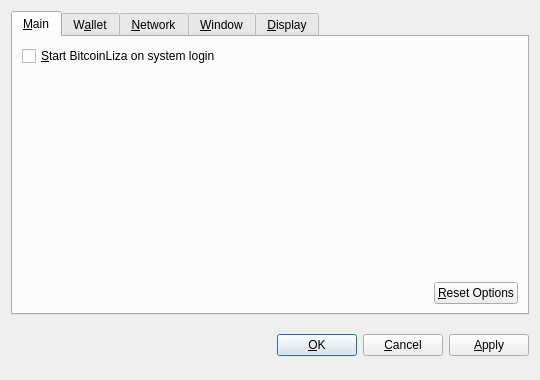
<?xml version="1.0" encoding="UTF-8"?>
<ui version="4.0">
 <class>OptionsDialog</class>
 <widget class="QDialog" name="OptionsDialog">
  <property name="geometry">
   <rect>
    <x>0</x>
    <y>0</y>
    <width>540</width>
    <height>380</height>
   </rect>
  </property>
  <property name="windowTitle">
   <string>Options</string>
  </property>
  <property name="modal">
   <bool>true</bool>
  </property>
  <layout class="QVBoxLayout" name="verticalLayout">
   <item>
    <widget class="QTabWidget" name="tabWidget">
     <property name="tabPosition">
      <enum>QTabWidget::North</enum>
     </property>
     <property name="currentIndex">
      <number>0</number>
     </property>
     <widget class="QWidget" name="tabMain">
      <attribute name="title">
       <string>&amp;Main</string>
      </attribute>
      <layout class="QVBoxLayout" name="verticalLayout_Main">
       <item>
        <widget class="QCheckBox" name="bitcoinAtStartup">
         <property name="toolTip">
          <string>Automatically start BitcoinLiza after logging in to the system.</string>
         </property>
         <property name="text">
          <string>&amp;Start BitcoinLiza on system login</string>
         </property>
        </widget>
       </item>
       <item>
        <spacer name="verticalSpacer_Main">
         <property name="orientation">
          <enum>Qt::Vertical</enum>
         </property>
         <property name="sizeHint" stdset="0">
          <size>
           <width>20</width>
           <height>40</height>
          </size>
         </property>
        </spacer>
       </item>
       <item>
        <layout class="QHBoxLayout" name="horizontalLayout_2_Main">
         <item>
          <spacer name="horizontalSpacer_2_Main">
           <property name="orientation">
            <enum>Qt::Horizontal</enum>
           </property>
           <property name="sizeHint" stdset="0">
            <size>
             <width>40</width>
             <height>20</height>
            </size>
           </property>
          </spacer>
         </item>
         <item>
          <widget class="QPushButton" name="resetButton">
           <property name="toolTip">
            <string>Reset all client options to default.</string>
           </property>
           <property name="text">
            <string>&amp;Reset Options</string>
           </property>
           <property name="autoDefault">
            <bool>false</bool>
           </property>
          </widget>
         </item>
        </layout>
       </item>
      </layout>
     </widget>
     <widget class="QWidget" name="tabWallet">
      <attribute name="title">
       <string>W&amp;allet</string>
      </attribute>
      <layout class="QVBoxLayout" name="verticalLayout_Network">
       <item>
        <widget class="QLabel" name="transactionFeeInfoLabel">
         <property name="text">
          <string>Optional transaction fee per kB that helps make sure your transactions are processed quickly. Most transactions are 1 kB.</string>
         </property>
         <property name="textFormat">
          <enum>Qt::PlainText</enum>
         </property>
         <property name="wordWrap">
          <bool>true</bool>
         </property>
        </widget>
       </item>
       <item>
        <layout class="QHBoxLayout" name="horizontalLayout_1_Main">
         <item>
          <widget class="QLabel" name="transactionFeeLabel">
           <property name="text">
            <string>Pay transaction &amp;fee</string>
           </property>
           <property name="textFormat">
            <enum>Qt::PlainText</enum>
           </property>
           <property name="buddy">
            <cstring>transactionFee</cstring>
           </property>
          </widget>
         </item>
         <item>
          <widget class="BitcoinAmountField" name="transactionFee"/>
         </item>
         <item>
          <spacer name="horizontalSpacer_1_Main">
           <property name="orientation">
            <enum>Qt::Horizontal</enum>
           </property>
           <property name="sizeHint" stdset="0">
            <size>
             <width>40</width>
             <height>20</height>
            </size>
           </property>
          </spacer>
         </item>
        </layout>
       </item>
       <item>
        <widget class="QLabel" name="label">
         <property name="text">
          <string>If you disable the spending of unconfirmed change, the change from a transaction cannot be used until that transaction has at least one confirmation. This also affects how your balance is computed.</string>
         </property>
         <property name="wordWrap">
          <bool>true</bool>
         </property>
        </widget>
       </item>
       <item>
        <widget class="QCheckBox" name="spendZeroConfChange">
         <property name="text">
          <string>Spend unconfirmed change  (experts only)</string>
         </property>
        </widget>
       </item>
       <item>
        <spacer name="verticalSpacer">
         <property name="orientation">
          <enum>Qt::Vertical</enum>
         </property>
         <property name="sizeHint" stdset="0">
          <size>
           <width>20</width>
           <height>40</height>
          </size>
         </property>
        </spacer>
       </item>
      </layout>
     </widget>
     <widget class="QWidget" name="tabNetwork">
      <attribute name="title">
       <string>&amp;Network</string>
      </attribute>
      <layout class="QVBoxLayout" name="verticalLayout_Network">
       <item>
        <widget class="QCheckBox" name="mapPortUpnp">
         <property name="toolTip">
          <string>Automatically open the BitcoinLiza client port on the router. This only works when your router supports UPnP and it is enabled.</string>
         </property>
         <property name="text">
          <string>Map port using &amp;UPnP</string>
         </property>
        </widget>
       </item>
       <item>
        <widget class="QCheckBox" name="connectSocks">
         <property name="toolTip">
          <string>Connect to the BitcoinLiza network through a SOCKS proxy (e.g. when connecting through Tor).</string>
         </property>
         <property name="text">
          <string>&amp;Connect through SOCKS proxy:</string>
         </property>
        </widget>
       </item>
       <item>
        <layout class="QHBoxLayout" name="horizontalLayout_Network">
         <item>
          <widget class="QLabel" name="proxyIpLabel">
           <property name="text">
            <string>Proxy &amp;IP:</string>
           </property>
           <property name="textFormat">
            <enum>Qt::PlainText</enum>
           </property>
           <property name="buddy">
            <cstring>proxyIp</cstring>
           </property>
          </widget>
         </item>
         <item>
          <widget class="QValidatedLineEdit" name="proxyIp">
           <property name="maximumSize">
            <size>
             <width>140</width>
             <height>16777215</height>
            </size>
           </property>
           <property name="toolTip">
            <string>IP address of the proxy (e.g. 127.0.0.1)</string>
           </property>
          </widget>
         </item>
         <item>
          <widget class="QLabel" name="proxyPortLabel">
           <property name="text">
            <string>&amp;Port:</string>
           </property>
           <property name="textFormat">
            <enum>Qt::PlainText</enum>
           </property>
           <property name="buddy">
            <cstring>proxyPort</cstring>
           </property>
          </widget>
         </item>
         <item>
          <widget class="QLineEdit" name="proxyPort">
           <property name="maximumSize">
            <size>
             <width>55</width>
             <height>16777215</height>
            </size>
           </property>
           <property name="toolTip">
            <string>Port of the proxy (e.g. 9050)</string>
           </property>
          </widget>
         </item>
         <item>
          <widget class="QLabel" name="socksVersionLabel">
           <property name="text">
            <string>SOCKS &amp;Version:</string>
           </property>
           <property name="textFormat">
            <enum>Qt::PlainText</enum>
           </property>
           <property name="buddy">
            <cstring>socksVersion</cstring>
           </property>
          </widget>
         </item>
         <item>
          <widget class="QValueComboBox" name="socksVersion">
           <property name="toolTip">
            <string>SOCKS version of the proxy (e.g. 5)</string>
           </property>
          </widget>
         </item>
         <item>
          <spacer name="horizontalSpacer_Network">
           <property name="orientation">
            <enum>Qt::Horizontal</enum>
           </property>
           <property name="sizeHint" stdset="0">
            <size>
             <width>40</width>
             <height>20</height>
            </size>
           </property>
          </spacer>
         </item>
        </layout>
       </item>
       <item>
        <spacer name="verticalSpacer_Network">
         <property name="orientation">
          <enum>Qt::Vertical</enum>
         </property>
         <property name="sizeHint" stdset="0">
          <size>
           <width>20</width>
           <height>40</height>
          </size>
         </property>
        </spacer>
       </item>
      </layout>
     </widget>
     <widget class="QWidget" name="tabWindow">
      <attribute name="title">
       <string>&amp;Window</string>
      </attribute>
      <layout class="QVBoxLayout" name="verticalLayout_Window">
       <item>
        <widget class="QCheckBox" name="minimizeToTray">
         <property name="toolTip">
          <string>Show only a tray icon after minimizing the window.</string>
         </property>
         <property name="text">
          <string>&amp;Minimize to the tray instead of the taskbar</string>
         </property>
        </widget>
       </item>
       <item>
        <widget class="QCheckBox" name="minimizeOnClose">
         <property name="toolTip">
          <string>Minimize instead of exit the application when the window is closed. When this option is enabled, the application will be closed only after selecting Quit in the menu.</string>
         </property>
         <property name="text">
          <string>M&amp;inimize on close</string>
         </property>
        </widget>
       </item>
       <item>
        <spacer name="verticalSpacer_Window">
         <property name="orientation">
          <enum>Qt::Vertical</enum>
         </property>
         <property name="sizeHint" stdset="0">
          <size>
           <width>20</width>
           <height>40</height>
          </size>
         </property>
        </spacer>
       </item>
      </layout>
     </widget>
     <widget class="QWidget" name="tabDisplay">
      <attribute name="title">
       <string>&amp;Display</string>
      </attribute>
      <layout class="QVBoxLayout" name="verticalLayout_Display">
       <item>
        <layout class="QHBoxLayout" name="horizontalLayout_1_Display">
         <item>
          <widget class="QLabel" name="langLabel">
           <property name="text">
            <string>User Interface &amp;language:</string>
           </property>
           <property name="textFormat">
            <enum>Qt::PlainText</enum>
           </property>
           <property name="buddy">
            <cstring>lang</cstring>
           </property>
          </widget>
         </item>
         <item>
          <widget class="QValueComboBox" name="lang">
           <property name="toolTip">
            <string>The user interface language can be set here. This setting will take effect after restarting BitcoinLiza.</string>
           </property>
          </widget>
         </item>
        </layout>
       </item>
       <item>
        <layout class="QHBoxLayout" name="horizontalLayout_2_Display">
         <item>
          <widget class="QLabel" name="unitLabel">
           <property name="text">
            <string>&amp;Unit to show amounts in:</string>
           </property>
           <property name="textFormat">
            <enum>Qt::PlainText</enum>
           </property>
           <property name="buddy">
            <cstring>unit</cstring>
           </property>
          </widget>
         </item>
         <item>
          <widget class="QValueComboBox" name="unit">
           <property name="toolTip">
            <string>Choose the default subdivision unit to show in the interface and when sending coins.</string>
           </property>
          </widget>
         </item>
        </layout>
       </item>
       <item>
        <widget class="QCheckBox" name="displayAddresses">
         <property name="toolTip">
          <string>Whether to show BitcoinLiza addresses in the transaction list or not.</string>
         </property>
         <property name="text">
          <string>&amp;Display addresses in transaction list</string>
         </property>
        </widget>
       </item>
       <item>
        <widget class="QCheckBox" name="coinControlFeatures">
         <property name="toolTip">
          <string>Whether to show coin control features or not.</string>
         </property>
         <property name="text">
          <string>Display coin &amp;control features (experts only!)</string>
         </property>
        </widget>
       </item>
       <item>
        <spacer name="verticalSpacer_Display">
         <property name="orientation">
          <enum>Qt::Vertical</enum>
         </property>
         <property name="sizeHint" stdset="0">
          <size>
           <width>20</width>
           <height>40</height>
          </size>
         </property>
        </spacer>
       </item>
      </layout>
     </widget>
    </widget>
   </item>
   <item>
    <layout class="QHBoxLayout" name="horizontalLayout_Buttons">
     <item>
      <spacer name="horizontalSpacer_1">
       <property name="orientation">
        <enum>Qt::Horizontal</enum>
       </property>
       <property name="sizeHint" stdset="0">
        <size>
         <width>40</width>
         <height>48</height>
        </size>
       </property>
      </spacer>
     </item>
     <item>
      <widget class="QLabel" name="statusLabel">
       <property name="font">
        <font>
         <weight>75</weight>
         <bold>true</bold>
        </font>
       </property>
       <property name="text">
        <string/>
       </property>
       <property name="textFormat">
        <enum>Qt::PlainText</enum>
       </property>
       <property name="wordWrap">
        <bool>true</bool>
       </property>
      </widget>
     </item>
     <item>
      <spacer name="horizontalSpacer_2">
       <property name="orientation">
        <enum>Qt::Horizontal</enum>
       </property>
       <property name="sizeHint" stdset="0">
        <size>
         <width>40</width>
         <height>48</height>
        </size>
       </property>
      </spacer>
     </item>
     <item>
      <widget class="QPushButton" name="okButton">
       <property name="text">
        <string>&amp;OK</string>
       </property>
      </widget>
     </item>
     <item>
      <widget class="QPushButton" name="cancelButton">
       <property name="text">
        <string>&amp;Cancel</string>
       </property>
       <property name="autoDefault">
        <bool>false</bool>
       </property>
      </widget>
     </item>
     <item>
      <widget class="QPushButton" name="applyButton">
       <property name="text">
        <string>&amp;Apply</string>
       </property>
       <property name="autoDefault">
        <bool>false</bool>
       </property>
      </widget>
     </item>
    </layout>
   </item>
  </layout>
 </widget>
 <customwidgets>
  <customwidget>
   <class>BitcoinAmountField</class>
   <extends>QSpinBox</extends>
   <header>bitcoinamountfield.h</header>
  </customwidget>
  <customwidget>
   <class>QValueComboBox</class>
   <extends>QComboBox</extends>
   <header>qvaluecombobox.h</header>
  </customwidget>
  <customwidget>
   <class>QValidatedLineEdit</class>
   <extends>QLineEdit</extends>
   <header>qvalidatedlineedit.h</header>
  </customwidget>
 </customwidgets>
 <resources/>
 <connections/>
</ui>
